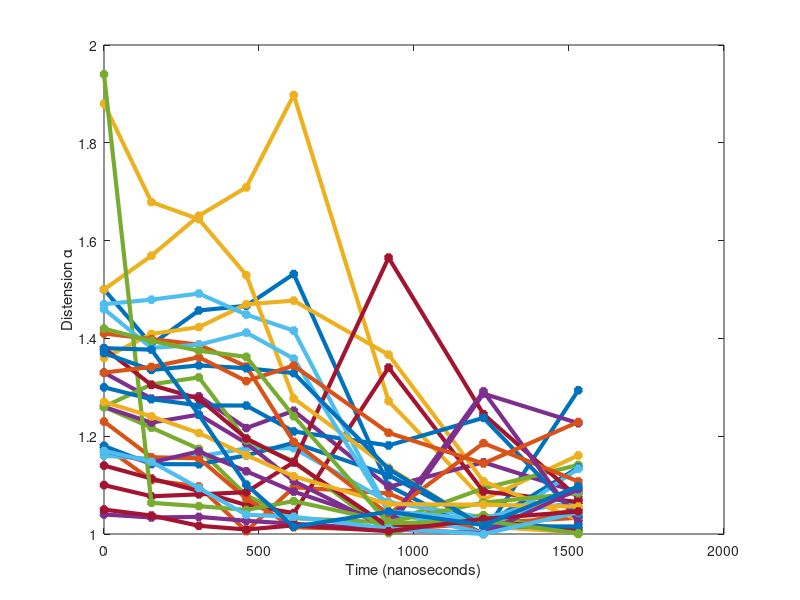

Source code (MATLAB): (Note: this script raises an error after producing the figure.)
clc,clear all

alpha_exp=zeros(8,29);

alpha_exp(1,:)=[1.50,1.18,1.50,1.33,1.26,1.16,1.14,1.18,1.23,1.36,1.26,1.26,1.47,1.10,1.3,1.41,1.88,1.17,1.94,1.46,1.38,1.37,1.33,1.27,1.04,1.42,1.17,1.05,1.38];
alpha_exp(2,:)=[1.38771186440678,1.11010830324910,1.56904761904762,1.27689243027888	1.21746293245470,1.15370018975332,1.11336717428088,1.14285714285714,1.15696887686062,1.40909090909091	1.22780569514238,1.30594405594406,1.47916666666667,1.07716049382716,1.27566539923954	1.39864864864865	1.67875647668394,1.14634146341463,1.06369426751592,1.38058252427184,1.30468750000000,1.33542976939203,1.34169884169884,1.24045801526718,1.03374233128834,1.39473684210526,1.14766355140187,1.03773584905660,1.37704918032787];
alpha_exp(3,:)=[1.45707656612529	1.09729729729730	1.65079365079365	1.28169014084507	1.17405063291139	1.15860735009671	1.08789386401327	1.14260869565217	1.15479452054795	1.42307692307692	1.24410774410774	1.32028469750890	1.49173553719008	1.08108108108108	1.26305970149254	1.38731218697830	1.64376590330789	1.16889632107023	1.05696202531646	1.38697318007663	1.27683615819209	1.34475374732334	1.36149312377210	1.20643939393939	1.03500761035008	1.37477148080439	1.09397163120567	1.01684532924962	1.24372759856631];
alpha_exp(4,:)=[1.46666666666667	1.00585937500000	1.70886075949367	1.21663442940039	1.07894736842105	1.17509727626459	1.05911330049261	1.16089965397924	1.07253886010363	1.46972860125261	1.18585526315789	1.19163763066202	1.44871794871795	1.08548387096774	1.26266416510319	1.34266886326194	1.52941176470588	1.12833333333333	1.04928457869634	1.41188118811881	1.19542253521127	1.33901918976546	1.31261770244821	1.16129032258065	1.02698650674663	1.36231884057971	1.03938356164384	1.00914634146341	1.10097719869707];
alpha_exp(5,:)=[1.53172205438066	1.09543568464730	1.89772727272727	1.25206611570248	1.03244005641749	1.17543859649123	1.04285714285714	1.18652849740933	1.01375000000000	1.47727272727273	1.10845295055821	1.14867256637168	1.41588785046729	1.14684014869888	1.20967741935484	1.18849840255591	1.27720739219713	1.08672566371681	1.06730769230769	1.35856573705179	1.14625850340136	1.32911392405063	1.34442270058708	1.11816578483245	1.02092675635277	1.24086378737542	1.03531300160514	1.01759530791789	1.01474926253687];
alpha_exp(6,:)=[1.09873949579832	1.08314087759815	1.27176781002639	1.09635974304069	1.02346041055718	1.06502636203866	1.34029227557411	1.12032520325203	1.00865051903114	1.36666666666667	1.01016949152542	1.00177935943060	1.04496402877698	1.56521739130435	1.18108651911469	1.04025764895330	1.13545816733068	1.02197802197802	1.02473498233216	1.04629629629630	1.01530612244898	1.13285457809695	1.20701754385965	1.06111111111111	1.00952380952381	1.02185792349727	1.01123595505618	1.00573065902579	1.04573170731707];
alpha_exp(7,:)=[1.00000000000000	1.00000000000000	1.07038834951456	1.14666666666667	1.09340659340659	1.03417266187050	1.08695652173913	1.01746031746032	1.02201834862385	1.10771992818671	1.28703703703704	1.03853564547206	1.00187617260788	1.24511930585683	1.23758099352052	1.18587360594796	1.01543739279588	1.29166666666667	1.06420233463035	1.02996254681648	1.02577319587629	1.01518026565465	1.14419475655431	1.05992509363296	1.00176366843034	1.02714932126697	1	1.03095975232198	1.01821192052980];
alpha_exp(8,:)=[1.29397590361446	1.05288461538462	1.16079295154185	1.08536585365854	1.14122137404580	1.06603773584906	1.06542056074766	1.13586956521739	1.03313840155945	1.02925989672978	1.22664015904573	1.00000000000000	1.13357400722022	1.07407407407407	1.03584229390681	1.10746812386157	1.00330578512397	1.02439024390244	1.08333333333333	1.08901515151515	1.00972447325770	1.01557093425606	1.22912205567452	1.05604203152364	1.09157509157509	1.00141242937853	1.04432624113475	1.04601769911504	1.09764918625678];

txray=[0;153;153*2;153*3;153*4;153*6;153*8;153*10];

for i=1:size(alpha_exp,2)
plot(txray,alpha_exp(:,i),'-*','LineWidth',3)
hold on
end

xlabel('Time (nanoseconds)')
ylabel('Distension \alpha')
ax=gca;
ax.FontSize = 16.0;
ax.LineWidth = 1.0;
% 
% 

figure(2)
for i=1:size(alpha_exp,2)
alpha=GetAlpha(alpha_exp(1,i));
alpha=alpha(alpha>1);
plot(alpha,'LineWidth',3)
hold on
end

xlabel('Time (nanoseconds)')
ylabel('Distension \alpha')
ax=gca;
ax.FontSize = 16.0;
ax.LineWidth = 1.0;

% plot(time(1:(k))/1e-9,alpha(1:(k)),'r*-','LineWidth',3)
% xlabel('Time (nanoseconds)')
% ylabel('Distension \alpha')
% ax=gca;
% ax.FontSize = 16.0;
% ax.LineWidth = 1.0;

function alpha=GetAlpha(alpha0)



%%%Dynamic pore collapse
d=1e-9; %nanosecond
% alpha0=1.2;

a0=550e-6;
rho=8.93e3; % density for SLG
C=385; %specific heat for SLG
Tm=1356; %Melting Temp

G=30e9; % Shear Modulus
Y=30e6;% Yield Strength

T0=293; %Ambient Temperature


 Y1=30e6/(1-(T0/Tm)); %Yield Strength for SLG Michael Ashby 2013


  A=-1.626;
    B=4239;
 TO=265.7;


% Y1=400e6;
% 
%  B=4239;

%   B=5765;

% eta_m=2e-3; %change later

eta_m=10^(A+B/(Tm-273-TO));

const=(d/(rho*C));

Pf=1*1e9; 
 
tau=2e-6;

time=0:d:tau;
tsteps=length(time);
P=linspace(0,Pf,tsteps);

 alpha=zeros(length(P),1);

 a=zeros(length(P),1);
 b=zeros(length(P),1);
 x=zeros(length(P),1);


alpha(1)=alpha0;


a(1)=a0;
% a(2)=a(1);
b(1)=bee(a(1),a0,alpha0);
x(1)=0;

r0=linspace(a(1),b(1),100);

T=zeros(length(P),length(r0));

rdotbyr=zeros(length(P),length(r0));

T(1,:)=T0;

 
for k=1:length(time)


  %a loop%
  
  k1=x(k);
  k2=x(k);
  k3=x(k);
  k4=x(k);

%   a(k+1)=a(k)+(d/6)*(k1+2*k2+2*k3+k4);

a(k+1)=a(k)+d*x(k);

  alpha(k+1)= 1+((alpha0-1)*(a(k+1)^3)/(a0^3));

  %x loop

  r=zeros(length(r0),1);
% 
      for i=1:length(r0)
             r(i)=arr(r0(i),a0,a(k));
      end
% 
        b(k)=bee(a(k),a0,alpha0);
        t1=zeros(length(r0),1);
        t2=zeros(length(r0),1);

        %term 1
        
        for i=1:length(r)
            t1(i)=yield(T(k,i),Y1,Tm)/r(i);
%             t2(i)=visc(T(k,i),Tm,B,eta_m)*a(k)*a(k)/(r(i)^4);
            t2(i)=visc2(T(k,i),TO,A,B)*a(k)*a(k)/(r(i)^4);
        end

        term1=2*trapz(r,t1);
        term2=-12*trapz(r,t2);

        term3=rho/2*(1-((a(k)^4)/(b(k)^4)));


        l1=(((term1+term2*x(k)+term3*x(k)*x(k)-P(k))/(rho*(1-(a(k)/b(k)))))-(2*x(k)*x(k)))/a(k);
        l2=(((term1+term2*(x(k)+d/2*l1)+term3*(x(k)+d/2*l1)*(x(k)+d/2*l1)-P(k))/(rho*(1-(a(k)/b(k)))))-(2*(x(k)+d/2*l1)*(x(k)+d/2*l1)))/a(k);
        l3=(((term1+term2*(x(k)+d/2*l2)+term3*(x(k)+d/2*l2)*(x(k)+d/2*l2)-P(k))/(rho*(1-(a(k)/b(k)))))-(2*(x(k)+d/2*l2)*(x(k)+d/2*l2)))/a(k);
        l4=(((term1+term2*(x(k)+d*l3)+term3*(x(k)+d*l3)*(x(k)+d*l3)-P(k))/(rho*(1-(a(k)/b(k)))))-(2*(x(k)+d*l3)*(x(k)+d*l3)))/a(k);

        x(k+1)=x(k) + (d/6)*(l1+2*l2+2*l3+l4);
        

%Temperature loop%    
for i=1:length(r0)

% 
%      m1=((-2*yield(T(k,i),Y1,Tm)*x(k)*(a(k)^2)/(r(i)^3))+(12*visc(T(k,i),Tm,B,eta_m)*x(k)*x(k)*(a(k)^4)/(r(i)^6)))/(rho*C);
%      m2=((-2*yield(T(k,i),Y1,Tm)*(x(k)+d/2*m1)*(a(k)^2)/(r(i)^3))+(12*visc(T(k,i),Tm,B,eta_m)*(x(k)+d/2*m1)*(x(k)+d/2*m1)*(a(k)^4)/(r(i)^6)))/(rho*C);
%      m3=((-2*yield(T(k,i),Y1,Tm)*(x(k)+d/2*m2)*(a(k)^2)/(r(i)^3))+(12*visc(T(k,i),Tm,B,eta_m)*(x(k)+d/2*m2)*(x(k)+d/2*m2)*(a(k)^4)/(r(i)^6)))/(rho*C);
%      m4=((-2*yield(T(k,i),Y1,Tm)*(x(k)+d*m3)*(a(k)^2)/(r(i)^3))+(12*visc(T(k,i),Tm,B,eta_m)*(x(k)+d*m3)*(x(k)+d*m3)*(a(k)^4)/(r(i)^6)))/(rho*C);


     m1=((-2*yield(T(k,i),Y1,Tm)*x(k)*(a(k)^2)/(r(i)^3))+(12*visc2(T(k,i),TO,A,B)*x(k)*x(k)*(a(k)^4)/(r(i)^6)))/(rho*C);
     m2=((-2*yield(T(k,i),Y1,Tm)*(x(k)+d/2*m1)*(a(k)^2)/(r(i)^3))+(12*visc2(T(k,i),TO,A,B)*(x(k)+d/2*m1)*(x(k)+d/2*m1)*(a(k)^4)/(r(i)^6)))/(rho*C);
     m3=((-2*yield(T(k,i),Y1,Tm)*(x(k)+d/2*m2)*(a(k)^2)/(r(i)^3))+(12*visc2(T(k,i),TO,A,B)*(x(k)+d/2*m2)*(x(k)+d/2*m2)*(a(k)^4)/(r(i)^6)))/(rho*C);
     m4=((-2*yield(T(k,i),Y1,Tm)*(x(k)+d*m3)*(a(k)^2)/(r(i)^3))+(12*visc2(T(k,i),TO,A,B)*(x(k)+d*m3)*(x(k)+d*m3)*(a(k)^4)/(r(i)^6)))/(rho*C);


    T(k+1,i)=T(k,i)+(d/6)*(m1+2*m2+2*m3+m4);

end


if alpha(k+1)<1
    break;
    k
end


end



end




% 


function eta=visc2(T,TO,A,B)
% eta= eta_m*exp(B*((1/T)-(1/Tm)));
eta=10^(A+B/(T-273-TO));
end


function r=arr(r0,a0,a)
r=(r0^3-a0^3+a^3)^(1/3);
end

function b = bee(a,a0,alpha0)
b = (a^3+(a0^3/(alpha0-1)))^(1/3);
end

function Y=yield(T,Y1,Tm)
Y=Y1*(1-(T/Tm));
end

function eta=visc(T,Tm,B,eta_m)
eta= eta_m*exp(B*((1/T)-(1/Tm)));
end
